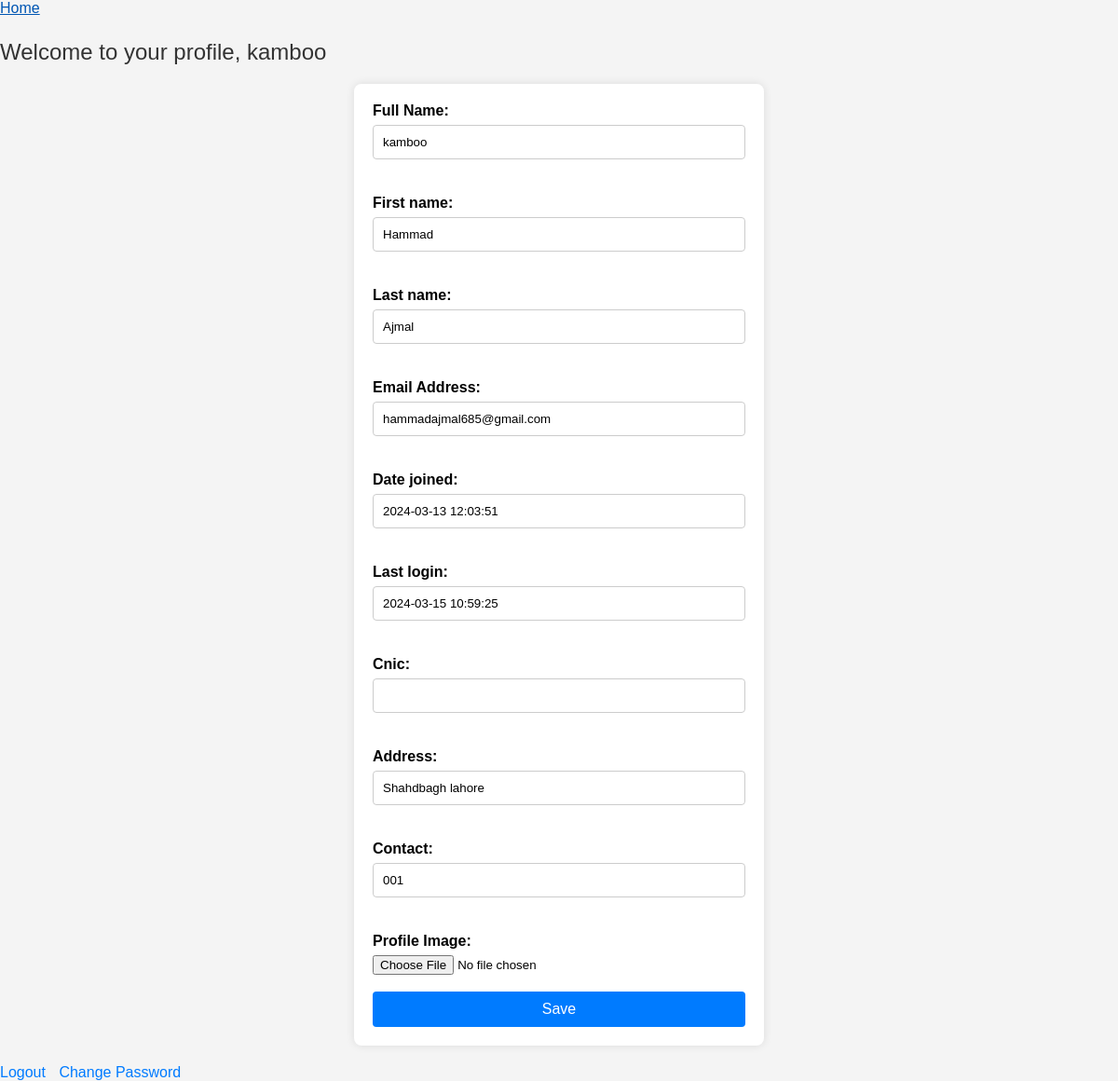
The page /profile/ (signed in) on the database its author committed.
### enroll/models.py (models this page shows, shortened)
class CustomUser(AbstractUser):
    ROLE_CHOICES = (
        ('Admin', 'Admin'),
        ('User', 'User'),
    )
    role = models.CharField(max_length=10, choices=ROLE_CHOICES, default="User")
    cnic = models.CharField(max_length=15, default='', blank=True, null=True,)
    address = models.CharField(max_length=255, default='', blank=True, null=True,)
    contact = models.CharField(max_length=20, default='default_value', blank=True, null=True,)
    image = CloudinaryField('image',blank=True, null=True,)
    email = models.EmailField(_('email address'), default='example@example.com')
    is_email_verified = models.BooleanField(default=False)
    email_token=models.CharField(max_length=100,default=False)
    new_email = models.EmailField(_('new email address'), blank=True, null=True)
    def __str__(self):
        return self.username

### enroll/views.py (the view)
# urls.py: path('profile/', views.user_profile,name='profile'),
def user_profile(request):
    if request.user.is_authenticated:
      if request.method == "POST":
        fm=EditUserProfileForm(request.POST,instance=request.user)
        if fm.is_valid():
          messages.success(request,"Profile Updated Successfully !!")
          fm.save()
      else:
         fm=EditUserProfileForm(instance=request.user)
      return render(request,'enroll/profile.html',{'name':request.user,'form':fm})
    else:
       return HttpResponseRedirect('/login/')

### enroll/forms.py
class EditUserProfileForm(UserChangeForm):
    password = None
    cnic = forms.CharField(max_length=15)
    address = forms.CharField(max_length=255)
    contact = forms.CharField(max_length=20)
    profile_image = forms.ImageField(label='Profile Image', required=False)
    class Meta:
        model = CustomUser
        fields = ['username', 'first_name', 'last_name', 'email', 'date_joined', 'last_login', 'cnic', 'address','contact','profile_image']
        labels = {'email': 'Email Address','username':'Full Name'}
    def __init__(self, *args, **kwargs):
        super(EditUserProfileForm, self).__init__(*args, **kwargs)
        self.fields['email'].widget.attrs['readonly'] = True

### enroll/templates/enroll/profile.html (shortened to what this page needs)
{% load static %}
<!DOCTYPE html>
<html lang="en">
<head>
    <link rel="stylesheet" type="text/css" href="{% static 'profile.css' %}">
</head>
<body>
    <a href="{% url 'home' %}" class="profile-link">Home</a>
    <p class="profile-heading">Welcome to your profile, {{ name }}</p>
    <form action="" method="post" novalidate>
        {% for fm in form %}
            {{ fm.label_tag }}  {{ fm }} {{ fm.errors|striptags }} <br> <br>
        {% endfor %}
        <input type="submit" value="Save">
    </form>
    <a href="{% url 'logout' %}" class="profile-link">Logout</a>
    <a href="{% url 'changepass' %}" class="profile-link">Change Password</a>
</body>
</html>

### enroll/static/profile.css (style rules this page uses)
body { font-family: Arial, sans-serif; background-color: #f4f4f4; margin: 0; padding: 0; }
p { font-size: 18px; margin-bottom: 20px; }
form { max-width: 400px; margin: 20px auto; padding: 20px; background-color: #fff; border-radius: 8px; box-shadow: 0 0 10px rgba(0, 0, 0, 0.1); }
label { display: block; margin-bottom: 6px; font-weight: bold; }
input[type="text"], input[type="email"], input[type="password"] { width: 100%; padding: 10px; margin-bottom: 20px; border: 1px solid #ccc; border-radius: 4px; box-sizing: border-box; }
input[type="submit"] { width: 100%; padding: 10px; border: none; border-radius: 4px; background-color: #007bff; color: #fff; font-size: 16px; cursor: pointer; }
.profile-heading { color: #333; font-size: 24px; margin-bottom: 20px; }
.profile-link { margin-right: 10px; text-decoration: none; color: #007bff; }

### rows shown on the page
CustomUser: username "kamboo", form "kamboo" "Hammad" "Ajmal" "hammadajmal685@gmail.com" "2024-03-13 12:03:51" "2024-03-15 10:59:25" "Shahdbagh lahore" "001"

### other values the page prints
{{ fm.label_tag }} "Full Name:" "First name:" "Last name:" "Email Address:" "Date joined:" "Last login:" "Cnic:" "Address:" "Contact:" "Profile Image:"
